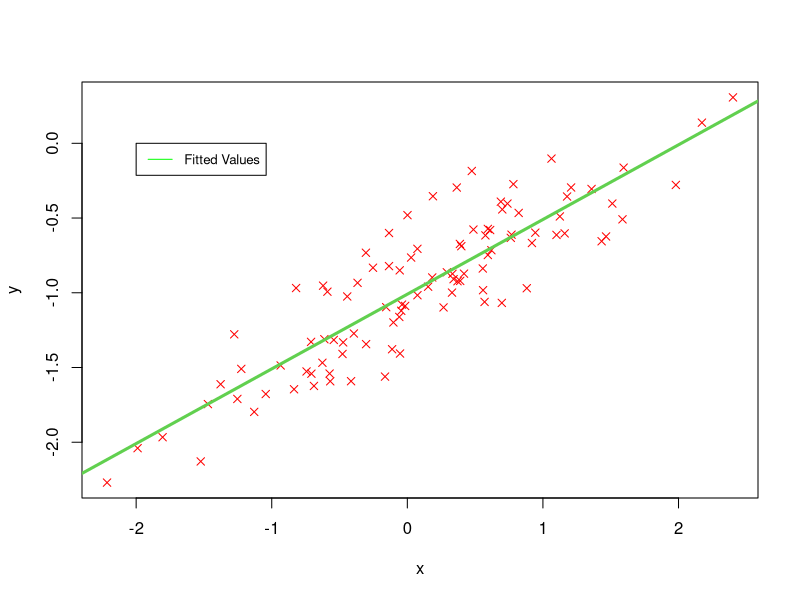
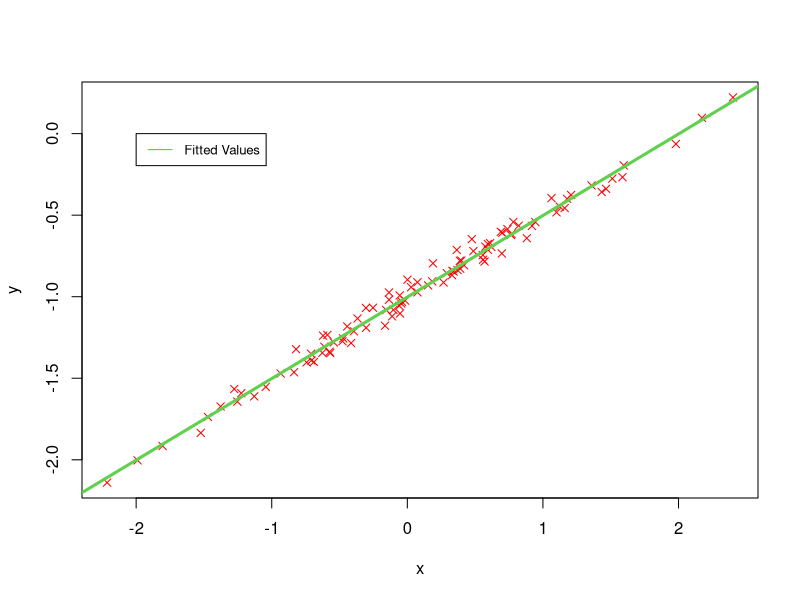

Reproduce these figures in R, in order. (Note: this script raises an error after producing the figures.)
#Question 1, part 1
set.seed(1)
x = rnorm(100)
eps = rnorm(100,0,0.25)
y = -1 + 0.5*x + eps
lmmodel = lm(y~x)
summary(lmmodel)
plot(x, y, pch=4, col="red", xlab="x", ylab="y")
abline(lmmodel,lwd=3,col="3")
legend(-2, 0, legend=c("Fitted Values"),col=c("green"), lty=1:2, cex=0.8)
t= x^2
lmmodel2 = lm(y~x+t)
summary(lmmodel2)

#Question 1, part 2
set.seed(1)
x = rnorm(100)
eps = rnorm(100,0,0.05)
y = -1 + 0.5*x + eps
lmmodel = lm(y~x)
summary(lmmodel)
plot(x, y, pch=4, col="red", xlab="x", ylab="y")
abline(lmmodel,lwd=3,col="3")
legend(-2, 0, legend=c("Fitted Values"),col=c("green"), lty=1:2, cex=0.8)
t= x^2
lmmodel2 = lm(y~x+t)
summary(lmmodel2)

#Question 2
dim(Auto)
d = Auto 
med = median(d$mpg)
d$mpg[d$mpg<=med] = 0
d$mpg[d$mpg!=0] = 1
df = Auto
df = data.frame(Auto,d$mpg)
names(df)[10]<-paste("mpg01")

par(mfrow=c(2,4)) 
plot(df$mpg,df$cylinders,xlab = "mpg",ylab = "cylinders")
plot(df$mpg,df$displacement,xlab = "mpg",ylab = "displacement")
plot(df$mpg,df$horsepower,xlab = "mpg",ylab = "horsepower")
plot(df$mpg,df$weight,xlab = "mpg",ylab = "weight")
plot(df$mpg,df$acceleration,xlab = "mpg",ylab = "acceleration")
plot(df$mpg,df$year,xlab = "mpg",ylab = "year")
plot(df$mpg,df$origin,xlab = "mpg",ylab = "origin")

par(mfrow=c(2,4)) 
boxplot(df$mpg,df$cylinders,xlab = "mpg",ylab = "cylinders")
boxplot(df$mpg,df$displacement,xlab = "mpg",ylab = "displacement")
boxplot(df$mpg,df$horsepower,xlab = "mpg",ylab = "horsepower")
boxplot(df$mpg,df$weight,xlab = "mpg",ylab = "weight")
boxplot(df$mpg,df$acceleration,xlab = "mpg",ylab = "acceleration")
boxplot(df$mpg,df$year,xlab = "mpg",ylab = "year")
boxplot(df$mpg,df$origin,xlab = "mpg",ylab = "origin")

mglm = lm(mpg01~cylinders+displacement+horsepower+weight+acceleration+year+origin,data = df)
mstep=step(mglm,direction = "backward")
set.seed(1) 
sample <- sample.int(n = nrow(df), size = floor(.75*nrow(df)), replace = F)
train <- df[sample, ]
test  <- df[-sample, ]
dim(train)
dim(test)

accuracy.test = data.frame()
library(MASS)
ldamodel =lda(mpg01~cylinders+horsepower+weight+origin+year,data=train)
predmodel.train.lda = predict(ldamodel, data=train)
predmodel.test.lda = predict(ldamodel, newdata= test, type="response")
table(Predicted.train=predmodel.train.lda$class, Survived=train$mpg01)
test.accuracy.LDA = table(Predicted.test=predmodel.test.lda$class, Survived=test$mpg01)
test.accuracy.LDA
((test.accuracy.LDA[1,1]+test.accuracy.LDA[2,2])/dim(test)[1])*100
accuracy.test[1,1] = "LDA Test Accuracy"
accuracy.test[1,2] = ((test.accuracy.LDA[1,1]+test.accuracy.LDA[2,2])/dim(test)[1])*100
accuracy.test[1,3] = ((test.accuracy.LDA[1,1])/(test.accuracy.LDA[1,1]+test.accuracy.LDA[1,2]))*100
accuracy.test[1,4] = ((test.accuracy.LDA[2,2])/(test.accuracy.LDA[2,1]+test.accuracy.LDA[2,2]))*100

library(MASS)
qdamodel =qda(mpg01~cylinders+horsepower+weight+origin+year,data=train)
predmodel.train.qda = predict(qdamodel, data=train)
predmodel.test.qda = predict(qdamodel, newdata= test, type="response")
table(Predicted=predmodel.train.qda$class, Survived=train$mpg01)
test.accuracy.QDA = table(Predicted.test=predmodel.test.qda$class, Survived=test$mpg01)
test.accuracy.QDA
((test.accuracy.QDA[1,1]+test.accuracy.QDA[2,2])/dim(test)[1])*100
accuracy.test[2,1] = "QDA Test Accuracy"
accuracy.test[2,2] = ((test.accuracy.QDA[1,1]+test.accuracy.QDA[2,2])/dim(test)[1])*100
accuracy.test[2,3] = ((test.accuracy.QDA[1,1])/(test.accuracy.QDA[1,1]+test.accuracy.QDA[1,2]))*100
accuracy.test[2,4] = ((test.accuracy.QDA[2,2])/(test.accuracy.QDA[2,1]+test.accuracy.QDA[2,2]))*100

library(MASS)
logmodel =glm(mpg01~cylinders+horsepower+weight+origin+year,family = binomial,data=train)
predmodel.train.log = predict(logmodel, data=train)
predmodel.test.log = predict(logmodel, newdata= test, type="response")
predmodel.train.log = predict(logmodel, type="response")
predmodel.train.log = ifelse(predmodel.train.log > 0.5, 1, 0)
table(Predicted=predmodel.train.log, Survived=train$mpg01)
predmodel.test.log = predict(logmodel, newdata= test, type="response")
predmodel.test.log = ifelse(predmodel.test.log > 0.5, 1, 0)
test.accuracy.LOG = table(Predicted.test=predmodel.test.log, Survived=test$mpg01)
test.accuracy.LOG
((test.accuracy.LOG[1,1]+test.accuracy.LOG[2,2])/dim(test)[1])*100
accuracy.test[3,1] = "LOG Test Accuracy"
accuracy.test[3,2] = ((test.accuracy.LOG[1,1]+test.accuracy.LOG[2,2])/dim(test)[1])*100
accuracy.test[3,3] = ((test.accuracy.LOG[1,1])/(test.accuracy.LOG[1,1]+test.accuracy.LOG[1,2]))*100
accuracy.test[3,4] = ((test.accuracy.LOG[2,2])/(test.accuracy.LOG[2,1]+test.accuracy.LOG[2,2]))*100


library(class)

trainknn = train[,c(2,4,5,7,8)]
testknn = test[,c(2,4,5,7,8)]
nor = function(x) { (x -min(x))/(max(x)-min(x))   }
trainknn = as.data.frame(lapply(trainknn, nor))
testknn = as.data.frame(lapply(testknn, nor))
iris_target_category = train$mpg01
iris_test_category = test$mpg01
accuracy <- function(x){sum(diag(x)/(sum(rowSums(x)))) * 100}
accuracymatrix = data.frame()
for (j in 1:100){
  for (i in 1:50) {
    knnmodel = knn(trainknn,testknn,cl=iris_target_category,k=i)
    tab = table(knnmodel,iris_test_category)
    accuracymatrix[i,1] = i
    accuracymatrix[i,j+1] = accuracy(tab)
  }
}
dim(accuracymatrix)
accuracymatrixknn = data.frame()
for (i in 1:100){
  accuracymatrixknn[i,1]=which.max(accuracymatrix[,i+1])
}
hist(accuracymatrixknn[,1])
plot(accuracymatrix[,1],accuracymatrix[,2])
knnmodel = knn(trainknn,testknn,cl=iris_target_category,k=1)
test.accuracy.KNN = table(knnmodel,iris_test_category)
accuracy(test.accuracy.KNN)
table(Predicted.test=knnmodel.test.qda$class, Survived=test$mpg01)
accuracy.test[4,1] = "KNN Test Accuracy"
accuracy.test[4,2] = accuracy(test.accuracy.KNN)
accuracy.test[4,3] = ((test.accuracy.KNN[1,1])/(test.accuracy.KNN[1,1]+test.accuracy.KNN[1,2]))*100
accuracy.test[4,4] = ((test.accuracy.KNN[2,2])/(test.accuracy.KNN[2,1]+test.accuracy.KNN[2,2]))*100

